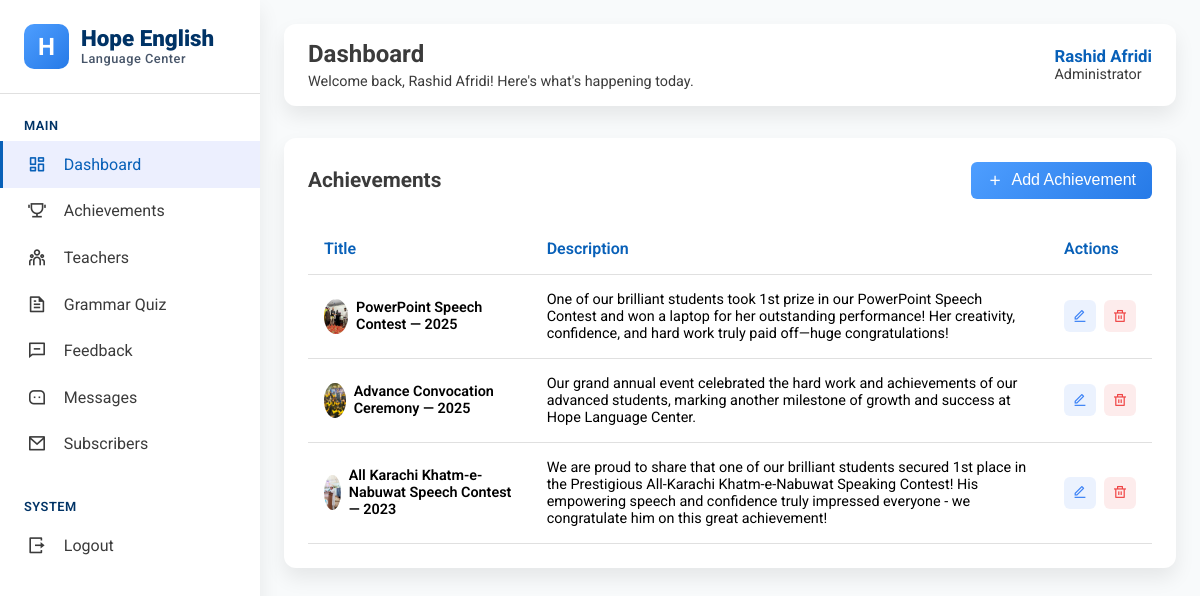
Page /admin/achievements.php (signed in) on the committed database.
### tables this page shows
CREATE TABLE `achievements` (
  `id` int(11) NOT NULL,
  `title` varchar(250) NOT NULL,
  `description` text NOT NULL,
  `image_url` varchar(255) DEFAULT NULL,
  `created_at` timestamp NOT NULL DEFAULT current_timestamp()
);

### admin/achievements.php (the view, shortened to what this page needs)
<!doctype html>
<html lang="en">
<head>
  <link
    href="https://cdn.jsdelivr.net/npm/remixicon@4.5.0/fonts/remixicon.css"
    rel="stylesheet" />
  <link rel="stylesheet" href="../assets/css/admin.css" />
</head>
<body>
  <?php
  include 'assets/components/sidebar.php'
  ?>
  <main class="main-content">
    <?php
    include 'assets/components/navbar.php'
    ?>
    <div class="content-grid">
      <div class="left-column">
        <div class="content-card">
          <div class="card-header">
            <h3>Achievements</h3>
            <div class="card-actions">
              <button class="btn">
                <i class="ri-add-line"></i>
                <span>Add Achievement</span>
              </button>
            </div>
          </div>
          <div class="table-container">
            <?php
            include 'config.php';
            $sql = "SELECT * FROM achievements";
            $result = mysqli_query($connect, $sql);
            if (mysqli_num_rows($result)) {
            ?>
              <table>
                <thead>
                  <tr>
                    <th>Title</th>
                    <th>Description</th>
                    <th>Actions</th>
                  </tr>
                </thead>
                <tbody>
                  <?php
                  while ($row = mysqli_fetch_assoc($result)) {
                  ?>
                    <tr>
                      <td>
                        <div
                          style="display: flex; align-items: center; gap: 0.5rem">
                          <div
                            style="
                            width: 35px;
                            height: 35px;
                            border-radius: 50%;
                            overflow: hidden;
                          ">
                            <img
                              src="<?= $row['image_url'] ?> "
                              alt="author"
                              style="width: 100%; height: 100%; object-fit: cover" />
                          </div>
                          <div>
                            <div style="font-weight: 600"> <?= $row['title'] ?> </div>
                          </div>
                        </div>
                      </td>
                      <td>
                         <?= $row['description'] ?>
                      </td>
                      <td>
                        <div class="action-buttons">
                          <a href="updateAchievement.php?id=<?php echo $row['id'] ?>" class="action-btn edit" id="update-btn">
                            <i class="ri-edit-line"></i>
                          </a>
                          <a href="deleteAchievement.php?id=<?php echo $row['id'] ?>"
                          class="action-btn delete"
                          onclick="return confirm('Are you sure to remove this achievement?')">
                            <i class="ri-delete-bin-line"></i>
                          </a>
                        </div>
                      </td>
                    </tr>
                  <?php
                  }
                  ?>
                </tbody>
              </table>
            <?php
            }
            ?>
          </div>
        </div>
      </div>
    </div>
  </main>
</body>
</html>

### admin/assets/components/sidebar.php
<aside class="sidebar">
  <div class="sidebar-header">
    <a href="../index.html" class="logo" id="desktop-logo">
      <div class="logo-icon">H</div>
      <div class="logo-text">
        <div class="brand-name">Hope English</div>
        <div class="tagline">Language Center</div>
      </div>
    </a>
  </div>
  <div class="sidebar-menu">
    <div class="menu-section">
      <div class="menu-title">Main</div>
      <ul class="menu-items">
        <li>
          <a href="admin-dashboard.php" class="menu-item active">
            <i class="ri-dashboard-line"></i>
            <span>Dashboard</span>
          </a>
        </li>
        <li>
          <a href="achievements.php" class="menu-item">
            <i class="ri-trophy-line"></i>
            <span>Achievements</span>
          </a>
        </li>
        <li>
          <a href="teachers.php" class="menu-item">
            <i class="ri-team-line"></i>
            <span>Teachers</span>
          </a>
        </li>
        <li>
          <a href="quiz.php" class="menu-item">
            <i class="ri-file-text-line"></i>
            <span>Grammar Quiz</span>
          </a>
        </li>
        <li>
          <a href="feedback.php" class="menu-item">
            <i class="ri-message-line"></i>
            <span>Feedback</span>
          </a>
        </li>
        <li>
          <a href="messages.php" class="menu-item">
            <i class="ri-message-3-line"></i>
            <span>Messages</span>
          </a>
        </li>
        <li>
          <a href="subscribersData.php" class="menu-item">
            <i class="ri-mail-line"></i>
            <span>Subscribers</span>
          </a>
        </li>
      </ul>
    </div>
    <div class="menu-section">
      <div class="menu-title">System</div>
      <ul class="menu-items">
        <li>
          <a href="logout.php" class="menu-item"
            title="logout"
            onclick="return confirm('Are you sure you want to logout?')">
            <i class="ri-logout-box-r-line"></i>
            <span>Logout</span>
          </a>
        </li>
      </ul>
    </div>
  </div>
</aside>

### admin/assets/components/navbar.php (shortened to what this page needs)
<nav class="top-bar">
  <div class="page-title">
    <h1>Dashboard</h1>
    <p>Welcome back, <?php echo $_SESSION['admin_name']; ?>! Here's what's happening today.</p>
  </div>
  <div class="top-bar-actions">
    <div class="user-menu">
      <div class="user-profile">
        <div class="user-info">
          <h4><?php echo $_SESSION['admin_name']; ?></h4>
          <p>Administrator</p>
        </div>
      </div>
    </div>
  </div>
</nav>

### assets/css/admin.css (style rules this page uses)
:root { --text-color-d: #3b3b3b; --txt-color-l: #ffff; --txt-hover-color: #0860b8; --txt-color2: #003366; --txt-color-xl: #475569; --btn-color: linear-gradient(135deg, #4e9eff, #267ae7); --btn-hover-color: linear-gradient(135deg, #5ca7ff, #3c85e0); --bg-color-l: #E0E0E0; --bg-color-d: #F8FAFB; --box-shadow: 0 10px 20px rgba(0, 0, 0, 0.08); --roboto: "Roboto", sans-serif; --satisfy-font: "Satisfy", cursive; }
* { padding: 0; margin: 0; box-sizing: border-box; }
body { min-height: 100vh; width: 100%; display: flex; font-family: var(--roboto); background: var(--bg-color-d); overflow-x: hidden; }
.sidebar { width: 260px; background: #fff; box-shadow: var(--box-shadow); position: fixed; height: 100vh; overflow-y: auto; transition: all 0.3s ease; z-index: 1000; }
.sidebar-header { padding: 1.5rem; border-bottom: 1px solid #E0E0E0; display: flex; align-items: center; gap: 1rem; }
.logo { display: flex; align-items: center; gap: 12px; text-decoration: none; }
.logo-icon { width: 45px; height: 45px; background: var(--btn-color); border-radius: 10px; display: flex; align-items: center; justify-content: center; color: var(--txt-color-l); font-size: 1.5rem; font-weight: 700; }
.logo-text { display: flex; flex-direction: column; gap: 0.15rem; }
.logo-text .brand-name { font-size: 1.4rem; font-weight: 900; color: var(--txt-color2); line-height: 1; }
.logo-text .tagline { font-size: 0.8rem; color: var(--txt-color-xl); font-weight: 500; letter-spacing: 0.5px; }
.sidebar-menu { padding: 1rem 0; }
.menu-section { margin-bottom: 1.5rem; }
.menu-title { padding: 0.5rem 1.5rem; font-size: 0.8rem; text-transform: uppercase; color: var(--txt-color2); font-weight: 600; letter-spacing: 0.5px; }
.menu-items { list-style: none; }
.menu-item { padding: 0.8rem 1.5rem; display: flex; align-items: center; gap: 0.8rem; color: var(--text-color-d); text-decoration: none; transition: all 0.3s ease; border-left: 3px solid transparent; }
.menu-item.active { background: rgba(67, 97, 238, 0.1); color: var(--txt-hover-color); border-left-color: var(--txt-hover-color); }
.menu-item i { font-size: 1.2rem; width: 24px; }
.main-content { flex: 1; margin-left: 260px; padding: 1.5rem; transition: all 0.3s ease; }
.top-bar { display: flex; justify-content: space-between; align-items: center; padding: 1rem 0; margin-bottom: 2rem; background: #fff; border-radius: 12px; padding: 1rem 1.5rem; box-shadow: var(--box-shadow); }
.page-title h1 { font-size: 1.5rem; color: var(--text-color-d); margin-bottom: 0.3rem; }
.page-title p { color: var(--text-color-d); font-size: 0.9rem; }
.top-bar-actions { display: flex; align-items: center; gap: 1.5rem; }
.user-menu { display: flex; align-items: center; gap: 1rem; }
.user-profile { display: flex; align-items: center; gap: 0.8rem; cursor: pointer; }
.user-info h4 { font-size: 1.05rem; color: var(--txt-hover-color); }
.user-info p { font-size: 0.9rem; color: var(--text-color-d); }
.content-grid { display: grid; grid-template-columns: 1fr; gap: 1.5rem; }
.content-grid .content-card { background: #fff; border-radius: 12px; padding: 1.5rem; box-shadow: var(--box-shadow); margin-bottom: 1.5rem; }
.content-grid .card-header { display: flex; justify-content: space-between; align-items: center; margin-bottom: 1.5rem; }
.content-grid .card-header h3 { font-size: 1.3rem; color: var(--text-color-d); }
.content-grid .card-actions { display: flex; gap: 0.5rem; }
.content-grid .btn { padding: 0.6rem 1rem; border: none; border-radius: 6px; font-size: 0.9rem; cursor: pointer; transition: all 0.3s ease; display: flex; align-items: center; gap: 0.5rem; background: var(--btn-color); color: var(--txt-color-l); font-size: 1rem; }
.content-grid .table-container { overflow-x: auto; }
.content-grid table { width: 100%; border-collapse: collapse; min-width: 600px; overflow-x: auto; }
.content-grid th, .content-grid td { padding: 1rem; text-align: left; border-bottom: 1px solid #E0E0E0; }
.content-grid th { color: var(--txt-hover-color); font-weight: 600; font-size: 1rem; }
.content-grid td { font-size: 0.9rem; }
.content-grid .action-buttons { display: flex; gap: 0.5rem; }
.content-grid .action-btn { width: 32px; height: 32px; text-decoration: none; border-radius: 6px; display: flex; align-items: center; justify-content: center; cursor: pointer; transition: all 0.3s ease; }
.content-grid .action-btn.edit { background: rgba(59, 130, 246, 0.1); color: #3b82f6; }
.content-grid .action-btn.delete { background: rgba(239, 68, 68, 0.1); color: #ef4444; }

### rows in the picture
achievements: image_url (picture), title "PowerPoint Speech Contest — 2025", description "One of our brilliant students took 1st prize in our PowerPoint Speech Contest and won a laptop for her outstanding performance! Her creativity, confidence, and hard work truly paid off—huge congratulations!"
achievements: image_url (picture), title "Advance Convocation Ceremony — 2025", description "Our grand annual event celebrated the hard work and achievements of our advanced students, marking another milestone of growth and success at Hope Language Center."
achievements: image_url (picture), title "All Karachi Khatm-e-Nabuwat Speech Contest — 2023", description "We are proud to share that one of our brilliant students secured 1st place in the Prestigious All-Karachi Khatm-e-Nabuwat Speaking Contest! His empowering speech and confidence truly impressed everyone - we congratulate him on this great achievement!"

### other values in the picture
$_SESSION['admin_name'] "Rashid Afridi"
